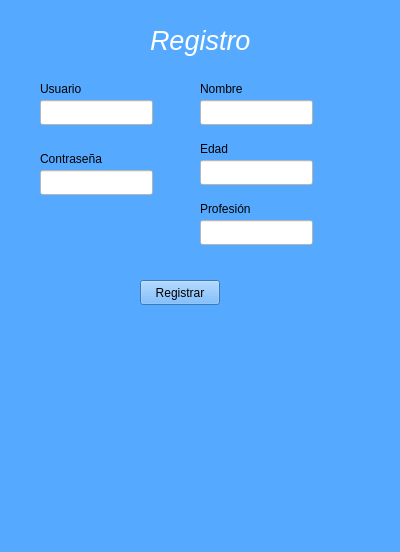
<?xml version="1.0" encoding="UTF-8"?>
<ui version="4.0">
 <class>RegisterForm</class>
 <widget class="QWidget" name="RegisterForm">
  <property name="geometry">
   <rect>
    <x>0</x>
    <y>0</y>
    <width>400</width>
    <height>552</height>
   </rect>
  </property>
  <property name="windowTitle">
   <string>Form</string>
  </property>
  <property name="styleSheet">
   <string notr="true">background-color: rgb(85, 170, 255);</string>
  </property>
  <widget class="QLabel" name="label">
   <property name="geometry">
    <rect>
     <x>150</x>
     <y>20</y>
     <width>111</width>
     <height>41</height>
    </rect>
   </property>
   <property name="font">
    <font>
     <pointsize>20</pointsize>
     <italic>true</italic>
    </font>
   </property>
   <property name="styleSheet">
    <string notr="true">color: rgb(255, 255, 255);</string>
   </property>
   <property name="text">
    <string>Registro</string>
   </property>
  </widget>
  <widget class="QLabel" name="label_2">
   <property name="geometry">
    <rect>
     <x>40</x>
     <y>80</y>
     <width>54</width>
     <height>17</height>
    </rect>
   </property>
   <property name="frameShape">
    <enum>QFrame::NoFrame</enum>
   </property>
   <property name="text">
    <string>Usuario</string>
   </property>
  </widget>
  <widget class="QLineEdit" name="txtuSuario">
   <property name="geometry">
    <rect>
     <x>40</x>
     <y>100</y>
     <width>113</width>
     <height>25</height>
    </rect>
   </property>
   <property name="styleSheet">
    <string notr="true">background-color: rgb(255, 255, 255);</string>
   </property>
  </widget>
  <widget class="QLabel" name="label_3">
   <property name="geometry">
    <rect>
     <x>40</x>
     <y>150</y>
     <width>81</width>
     <height>17</height>
    </rect>
   </property>
   <property name="text">
    <string>Contraseña</string>
   </property>
  </widget>
  <widget class="QLineEdit" name="txtContrasena">
   <property name="geometry">
    <rect>
     <x>40</x>
     <y>170</y>
     <width>113</width>
     <height>25</height>
    </rect>
   </property>
   <property name="styleSheet">
    <string notr="true">background-color: rgb(255, 255, 255);</string>
   </property>
   <property name="echoMode">
    <enum>QLineEdit::Password</enum>
   </property>
  </widget>
  <widget class="QLabel" name="label_4">
   <property name="geometry">
    <rect>
     <x>200</x>
     <y>80</y>
     <width>54</width>
     <height>17</height>
    </rect>
   </property>
   <property name="text">
    <string>Nombre</string>
   </property>
  </widget>
  <widget class="QLineEdit" name="txtNombre">
   <property name="geometry">
    <rect>
     <x>200</x>
     <y>100</y>
     <width>113</width>
     <height>25</height>
    </rect>
   </property>
   <property name="styleSheet">
    <string notr="true">background-color: rgb(255, 255, 255);</string>
   </property>
  </widget>
  <widget class="QLabel" name="label_5">
   <property name="geometry">
    <rect>
     <x>200</x>
     <y>140</y>
     <width>54</width>
     <height>17</height>
    </rect>
   </property>
   <property name="text">
    <string>Edad</string>
   </property>
  </widget>
  <widget class="QLineEdit" name="txtEdad">
   <property name="geometry">
    <rect>
     <x>200</x>
     <y>160</y>
     <width>113</width>
     <height>25</height>
    </rect>
   </property>
   <property name="styleSheet">
    <string notr="true">background-color: rgb(255, 255, 255);</string>
   </property>
  </widget>
  <widget class="QLabel" name="label_6">
   <property name="geometry">
    <rect>
     <x>200</x>
     <y>200</y>
     <width>54</width>
     <height>17</height>
    </rect>
   </property>
   <property name="text">
    <string>Profesión</string>
   </property>
  </widget>
  <widget class="QLineEdit" name="txtProfesion">
   <property name="geometry">
    <rect>
     <x>200</x>
     <y>220</y>
     <width>113</width>
     <height>25</height>
    </rect>
   </property>
   <property name="styleSheet">
    <string notr="true">background-color: rgb(255, 255, 255);</string>
   </property>
  </widget>
  <widget class="QPushButton" name="btnRegistrar">
   <property name="geometry">
    <rect>
     <x>140</x>
     <y>280</y>
     <width>80</width>
     <height>25</height>
    </rect>
   </property>
   <property name="text">
    <string>Registrar</string>
   </property>
  </widget>
  <zorder>txtuSuario</zorder>
  <zorder>label</zorder>
  <zorder>label_2</zorder>
  <zorder>label_3</zorder>
  <zorder>txtContrasena</zorder>
  <zorder>label_4</zorder>
  <zorder>txtNombre</zorder>
  <zorder>label_5</zorder>
  <zorder>txtEdad</zorder>
  <zorder>label_6</zorder>
  <zorder>txtProfesion</zorder>
  <zorder>btnRegistrar</zorder>
 </widget>
 <resources/>
 <connections/>
</ui>
